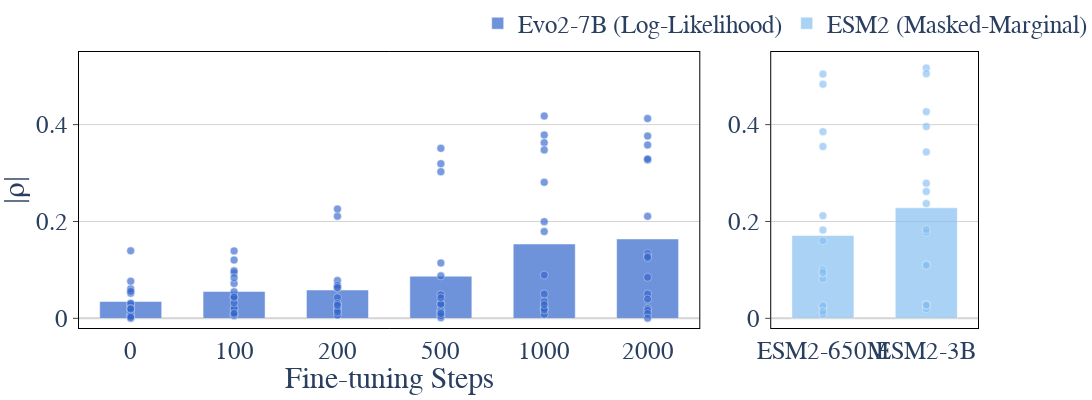

Notebook code for this chart:
### Code cell
# Plot 1×2 subplots with shared y-axis in the house style
import plotly.graph_objects as go
from plotly.subplots import make_subplots

left_count = max(1, len(means_evo2))
right_count = max(1, len(means_esm2))
fig = make_subplots(rows=1, cols=2, horizontal_spacing=0.08, column_widths=[left_count, right_count])

# Left: evo2 base + fine-tuning bars (categorical x)
x_evo2_labels = [str(s) for s in steps_labels_evo2]
fig.add_trace(
    go.Bar(
        x=x_evo2_labels,
        y=means_evo2,
        marker_color='#3366CC',  # All bars use the same blue color
        opacity=0.7,
        name='Evo2-7B (Log-Likelihood)',
        width=0.6,
    ),
    row=1, col=1
)

# Overlay points for evo2
for i, vals in enumerate(points_evo2):
    if not vals:
        continue
    fig.add_trace(
        go.Scatter(
            x=[x_evo2_labels[i]] * len(vals),
            y=vals,
            mode='markers',
            marker=dict(
                color='#3366CC',  # All points use the same blue color
                size=8,
                opacity=0.65,
                line=dict(color="white", width=0.5)
            ),
            showlegend=False,
            hovertemplate=f"Step: {x_evo2_labels[i]}<br>|ρ|: %{{y}}<extra></extra>"
        ),
        row=1, col=1
    )

# Right: ESM2 bars (categorical x)
x_esm2_labels = labels_esm2
fig.add_trace(
    go.Bar(
        x=x_esm2_labels,
        y=means_esm2,
        marker_color='#86bff2',  # Unified ESM2 color
        opacity=0.7,
        name='ESM2 (Masked-Marginal)',
        width=0.6,
    ),
    row=1, col=2
)

# Make bars with consistent width (apply to all bar traces)
fig.update_traces(width=0.6, selector=dict(type='bar'))

# Overlay points for ESM2
for i, vals in enumerate(points_esm2):
    if not vals:
        continue
    fig.add_trace(
        go.Scatter(
            x=[x_esm2_labels[i]] * len(vals),
            y=vals,
            mode='markers',
            marker=dict(
                color='#86bff2',
                size=8,
                opacity=0.65,
                line=dict(color="white", width=0.5)
            ),
            showlegend=False,
            hovertemplate=f"Model: {x_esm2_labels[i]}<br>|ρ|: %{{y}}<extra></extra>"
        ),
        row=1, col=2
    )

# Axis labels and ticks
fig.update_xaxes(
    title_text="Fine-tuning Steps",
    tickmode='array',
    tickvals=x_evo2_labels,
    ticktext=x_evo2_labels,
    tickangle=0,
    showline=True,
    linecolor='black',
    mirror=True,
    title_standoff=0,
    row=1, col=1,
    tickfont=dict(size=25, family="Arial"),
)

fig.update_xaxes(
    title_text="",
    tickmode='array',
    tickvals=x_esm2_labels,
    ticktext=x_esm2_labels,
    tickangle=0,
    showline=True,
    linecolor='black',
    mirror=True,
    row=1, col=2,
    tickfont=dict(size=25, family="Arial"),
)

# Shared y axis formatting and style to match the last figure
y_values = [v for vals in (points_evo2 + points_esm2) for v in vals]
# if len(y_values) > 0:
#     y_min = min(y_values) - 0.05
#     y_max = max(y_values) + 0.05
# else:
#     y_min, y_max = 0.0, 1.0
y_min = -0.02
y_max = 0.55

for c in [1, 2]:
    fig.update_yaxes(
        title_text='|ρ|' if c == 1 else '',
        range=[y_min, y_max],
        dtick=0.2,  # Show ticks every 0.2
        ticks='outside',
        showline=True,
        linecolor='black',
        mirror=True,
        gridcolor='lightgrey',
        zerolinecolor='lightgrey',
        showgrid=True,
        row=1, col=c,
        tickfont=dict(size=25, family="Arial"),
    )

# Layout in the style of your last plotly figure
fig.update_layout(
    template='plotly_white',
    width=1600,
    height=400,
    showlegend=True,
    legend=dict(
        orientation="h",  # Horizontal orientation
        yanchor="bottom",
        y=1.02,  # Position above the plot
        xanchor="center",
        x=0.785,  # Center horizontally
        bgcolor='rgba(255,255,255,0.8)'
    ),
    margin=dict(t=0, b=0, l=60, r=0),  # Adjusted margins
    font=dict(family='Arial, sans-serif', size=25),
    plot_bgcolor='white',
    bargap=0.0,
    bargroupgap=0.0
)

fig.show()

# Save outputs (optional - uncomment to save)
out_file_svg = "dms.svg"   
out_file_pdf = "dms.pdf"
fig.write_image(out_file_svg)
import subprocess
subprocess.run(["inkscape", out_file_svg, "--export-pdf=" + out_file_pdf])

### Figure 1 — Plotly figure (JSON) as saved in the notebook; plotly's stock layout.template omitted (floating-point values rounded to 4 significant figures)
{"data": [{"marker": {"color": "#3366CC"}, "name": "Evo2-7B (Log-Likelihood)", "opacity": 0.7, "type": "bar", "width": 0.6, "x": ["0", "100", "200", "500", "1000", "2000"], "xaxis": "x", "y": [0.03476, 0.0555, 0.05849, 0.08697, 0.1535, 0.1639], "yaxis": "y"}, {"hovertemplate": "Step: 0<br>|ρ|: %{y}<extra></extra>", "marker": {"color": "#3366CC", "line": {"color": "white", "width": 0.5}, "opacity": 0.65, "size": 8}, "mode": "markers", "showlegend": false, "type": "scatter", "x": ["0", "0", "0", "0", "0", "0", "0", "0", "0", "0", "0", "0", "0", "0", "0", "0"], "xaxis": "x", "y": [0.03098, 0.02615, 0.1394, 0.05183, 0.0001444, 0.06084, 0.005387, 0.0189, 0.01306, 0.05574, 0.004809, 0.07658, 0.03028, 0.02102, 0.01917, 0.001883], "yaxis": "y"}, {"hovertemplate": "Step: 100<br>|ρ|: %{y}<extra></extra>", "marker": {"color": "#3366CC", "line": {"color": "white", "width": 0.5}, "opacity": 0.65, "size": 8}, "mode": "markers", "showlegend": false, "type": "scatter", "x": ["100", "100", "100", "100", "100", "100", "100", "100", "100", "100", "100", "100", "100", "100", "100", "100"], "xaxis": "x", "y": [0.09383, 0.01798, 0.005285, 0.04161, 0.02074, 0.1393, 0.03186, 0.07197, 0.04531, 0.05475, 0.008428, 0.09808, 0.1204, 0.08401, 0.01077, 0.04374], "yaxis": "y"}, {"hovertemplate": "Step: 200<br>|ρ|: %{y}<extra></extra>", "marker": {"color": "#3366CC", "line": {"color": "white", "width": 0.5}, "opacity": 0.65, "size": 8}, "mode": "markers", "showlegend": false, "type": "scatter", "x": ["200", "200", "200", "200", "200", "200", "200", "200", "200", "200", "200", "200", "200", "200", "200", "200"], "xaxis": "x", "y": [0.02421, 0.07805, 0.01686, 0.06257, 0.06812, 0.02904, 0.0636, 0.00667, 0.04266, 0.02051, 0.03065, 0.2109, 0.2257, 0.01703, 0.01281, 0.0266], "yaxis": "y"}, {"hovertemplate": "Step: 500<br>|ρ|: %{y}<extra></extra>", "marker": {"color": "#3366CC", "line": {"color": "white", "width": 0.5}, "opacity": 0.65, "size": 8}, "mode": "markers", "showlegend": false, "type": "scatter", "x": ["500", "500", "500", "500", "500", "500", "500", "500", "500", "500", "500", "500", "500", "500", "500", "500"], "xaxis": "x", "y": [0.01547, 0.01682, 0.004542, 0.351, 0.001316, 0.03014, 0.04879, 0.1144, 0.02902, 0.01219, 0.04234, 0.3194, 0.08769, 0.3028, 0.005655, 0.009939], "yaxis": "y"}, {"hovertemplate": "Step: 1000<br>|ρ|: %{y}<extra></extra>", "marker": {"color": "#3366CC", "line": {"color": "white", "width": 0.5}, "opacity": 0.65, "size": 8}, "mode": "markers", "showlegend": false, "type": "scatter", "x": ["1000", "1000", "1000", "1000", "1000", "1000", "1000", "1000", "1000", "1000", "1000", "1000", "1000", "1000", "1000", "1000"], "xaxis": "x", "y": [0.01828, 0.02373, 0.00826, 0.4177, 0.02021, 0.1791, 0.2808, 0.1997, 0.01733, 0.03446, 0.08928, 0.3785, 0.3628, 0.3477, 0.05043, 0.02818], "yaxis": "y"}, {"hovertemplate": "Step: 2000<br>|ρ|: %{y}<extra></extra>", "marker": {"color": "#3366CC", "line": {"color": "white", "width": 0.5}, "opacity": 0.65, "size": 8}, "mode": "markers", "showlegend": false, "type": "scatter", "x": ["2000", "2000", "2000", "2000", "2000", "2000", "2000", "2000", "2000", "2000", "2000", "2000", "2000", "2000", "2000", "2000"], "xaxis": "x", "y": [0.1341, 0.01996, 0.01616, 0.3764, 0.1283, 0.1255, 0.2107, 0.00982, 0.4126, 0.0003843, 0.0847, 0.327, 0.3292, 0.3579, 0.05028, 0.03974], "yaxis": "y"}, {"marker": {"color": "#86bff2"}, "name": "ESM2 (Masked-Marginal)", "opacity": 0.7, "type": "bar", "width": 0.6, "x": ["ESM2-650M", "ESM2-3B"], "xaxis": "x2", "y": [0.1711, 0.2282], "yaxis": "y2"}, {"hovertemplate": "Model: ESM2-650M<br>|ρ|: %{y}<extra></extra>", "marker": {"color": "#86bff2", "line": {"color": "white", "width": 0.5}, "opacity": 0.65, "size": 8}, "mode": "markers", "showlegend": false, "type": "scatter", "x": ["ESM2-650M", "ESM2-650M", "ESM2-650M", "ESM2-650M", "ESM2-650M", "ESM2-650M", "ESM2-650M", "ESM2-650M", "ESM2-650M", "ESM2-650M", "ESM2-650M", "ESM2-650M", "ESM2-650M", "ESM2-650M", "ESM2-650M", "ESM2-650M"], "xaxis": "x2", "y": [0.08166, 0.2119, 0.01118, 0.09293, 0.5043, 0.4835, 0.3549, 0.02424, 0.1003, 0.3855, 0.02624, 0.09501, 0.1601, 0.1823, 0.008247, 0.01455], "yaxis": "y2"}, {"hovertemplate": "Model: ESM2-3B<br>|ρ|: %{y}<extra></extra>", "marker": {"color": "#86bff2", "line": {"color": "white", "width": 0.5}, "opacity": 0.65, "size": 8}, "mode": "markers", "showlegend": false, "type": "scatter", "x": ["ESM2-3B", "ESM2-3B", "ESM2-3B", "ESM2-3B", "ESM2-3B", "ESM2-3B", "ESM2-3B", "ESM2-3B", "ESM2-3B", "ESM2-3B", "ESM2-3B", "ESM2-3B", "ESM2-3B", "ESM2-3B", "ESM2-3B", "ESM2-3B"], "xaxis": "x2", "y": [0.2369, 0.4268, 0.02952, 0.01962, 0.3437, 0.02699, 0.1109, 0.2618, 0.517, 0.1092, 0.178, 0.2789, 0.02724, 0.1835, 0.5053, 0.396], "yaxis": "y2"}], "layout": {"bargap": 0, "bargroupgap": 0, "font": {"family": "Arial, sans-serif", "size": 25}, "height": 400, "legend": {"bgcolor": "rgba(255,255,255,0.8)", "orientation": "h", "x": 0.785, "xanchor": "center", "y": 1.02, "yanchor": "bottom"}, "margin": {"b": 0, "l": 60, "r": 0, "t": 0}, "plot_bgcolor": "white", "showlegend": true, "width": 1600, "xaxis": {"anchor": "y", "domain": [0, 0.69], "linecolor": "black", "mirror": true, "showline": true, "tickangle": 0, "tickfont": {"family": "Arial", "size": 25}, "tickmode": "array", "ticktext": ["0", "100", "200", "500", "1000", "2000"], "tickvals": ["0", "100", "200", "500", "1000", "2000"], "title": {"standoff": 0, "text": "Fine-tuning Steps"}}, "xaxis2": {"anchor": "y2", "domain": [0.77, 1], "linecolor": "black", "mirror": true, "showline": true, "tickangle": 0, "tickfont": {"family": "Arial", "size": 25}, "tickmode": "array", "ticktext": ["ESM2-650M", "ESM2-3B"], "tickvals": ["ESM2-650M", "ESM2-3B"], "title": {"text": ""}}, "yaxis": {"anchor": "x", "domain": [0, 1], "dtick": 0.2, "gridcolor": "lightgrey", "linecolor": "black", "mirror": true, "range": [-0.02, 0.55], "showgrid": true, "showline": true, "tickfont": {"family": "Arial", "size": 25}, "ticks": "outside", "title": {"text": "|ρ|"}, "zerolinecolor": "lightgrey"}, "yaxis2": {"anchor": "x2", "domain": [0, 1], "dtick": 0.2, "gridcolor": "lightgrey", "linecolor": "black", "mirror": true, "range": [-0.02, 0.55], "showgrid": true, "showline": true, "tickfont": {"family": "Arial", "size": 25}, "ticks": "outside", "title": {"text": ""}, "zerolinecolor": "lightgrey"}}}
